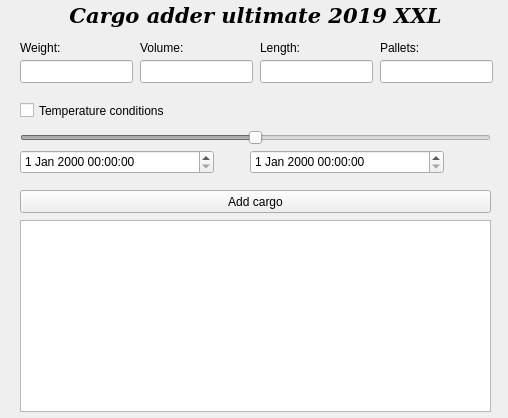
<?xml version="1.0" encoding="UTF-8"?>
<ui version="4.0">
 <class>MainWindow</class>
 <widget class="QMainWindow" name="MainWindow">
  <property name="geometry">
   <rect>
    <x>0</x>
    <y>0</y>
    <width>508</width>
    <height>418</height>
   </rect>
  </property>
  <property name="windowTitle">
   <string>MainWindow</string>
  </property>
  <widget class="QWidget" name="centralWidget">
   <widget class="QLabel" name="weightLabel">
    <property name="geometry">
     <rect>
      <x>20</x>
      <y>40</y>
      <width>61</width>
      <height>15</height>
     </rect>
    </property>
    <property name="text">
     <string>Weight:</string>
    </property>
   </widget>
   <widget class="QLineEdit" name="weightEdit">
    <property name="geometry">
     <rect>
      <x>20</x>
      <y>60</y>
      <width>113</width>
      <height>23</height>
     </rect>
    </property>
   </widget>
   <widget class="QLabel" name="volumeLabel">
    <property name="geometry">
     <rect>
      <x>140</x>
      <y>40</y>
      <width>61</width>
      <height>15</height>
     </rect>
    </property>
    <property name="text">
     <string>Volume:</string>
    </property>
   </widget>
   <widget class="QLineEdit" name="volumeEdit">
    <property name="geometry">
     <rect>
      <x>140</x>
      <y>60</y>
      <width>113</width>
      <height>23</height>
     </rect>
    </property>
   </widget>
   <widget class="QLabel" name="lengthLabel">
    <property name="geometry">
     <rect>
      <x>260</x>
      <y>40</y>
      <width>61</width>
      <height>15</height>
     </rect>
    </property>
    <property name="text">
     <string>Length:</string>
    </property>
   </widget>
   <widget class="QLineEdit" name="lengthEdit">
    <property name="geometry">
     <rect>
      <x>260</x>
      <y>60</y>
      <width>113</width>
      <height>23</height>
     </rect>
    </property>
   </widget>
   <widget class="QLabel" name="palletsLabel">
    <property name="geometry">
     <rect>
      <x>380</x>
      <y>40</y>
      <width>61</width>
      <height>15</height>
     </rect>
    </property>
    <property name="text">
     <string>Pallets:</string>
    </property>
   </widget>
   <widget class="QLineEdit" name="palletsEdit">
    <property name="geometry">
     <rect>
      <x>380</x>
      <y>60</y>
      <width>113</width>
      <height>23</height>
     </rect>
    </property>
   </widget>
   <widget class="QCheckBox" name="temperatureCheckBox">
    <property name="geometry">
     <rect>
      <x>20</x>
      <y>100</y>
      <width>181</width>
      <height>21</height>
     </rect>
    </property>
    <property name="text">
     <string>Temperature conditions</string>
    </property>
   </widget>
   <widget class="QSlider" name="temperatureSlider">
    <property name="enabled">
     <bool>false</bool>
    </property>
    <property name="geometry">
     <rect>
      <x>20</x>
      <y>130</y>
      <width>471</width>
      <height>16</height>
     </rect>
    </property>
    <property name="minimum">
     <number>-25</number>
    </property>
    <property name="maximum">
     <number>25</number>
    </property>
    <property name="orientation">
     <enum>Qt::Horizontal</enum>
    </property>
   </widget>
   <widget class="QDateTimeEdit" name="startDateTimeEdit">
    <property name="geometry">
     <rect>
      <x>20</x>
      <y>150</y>
      <width>194</width>
      <height>24</height>
     </rect>
    </property>
   </widget>
   <widget class="QDateTimeEdit" name="endDateTimeEdit">
    <property name="geometry">
     <rect>
      <x>250</x>
      <y>150</y>
      <width>194</width>
      <height>24</height>
     </rect>
    </property>
   </widget>
   <widget class="QTextBrowser" name="logBrowser">
    <property name="geometry">
     <rect>
      <x>20</x>
      <y>220</y>
      <width>471</width>
      <height>192</height>
     </rect>
    </property>
   </widget>
   <widget class="QPushButton" name="addButton">
    <property name="geometry">
     <rect>
      <x>20</x>
      <y>190</y>
      <width>471</width>
      <height>23</height>
     </rect>
    </property>
    <property name="text">
     <string>Add cargo</string>
    </property>
   </widget>
   <widget class="QLabel" name="label">
    <property name="geometry">
     <rect>
      <x>20</x>
      <y>0</y>
      <width>471</width>
      <height>31</height>
     </rect>
    </property>
    <property name="font">
     <font>
      <family>DejaVu Serif</family>
      <pointsize>16</pointsize>
      <weight>75</weight>
      <italic>true</italic>
      <bold>true</bold>
     </font>
    </property>
    <property name="text">
     <string>Cargo adder ultimate 2019 XXL</string>
    </property>
    <property name="alignment">
     <set>Qt::AlignCenter</set>
    </property>
   </widget>
  </widget>
 </widget>
 <layoutdefault spacing="6" margin="11"/>
 <resources/>
 <connections/>
</ui>
